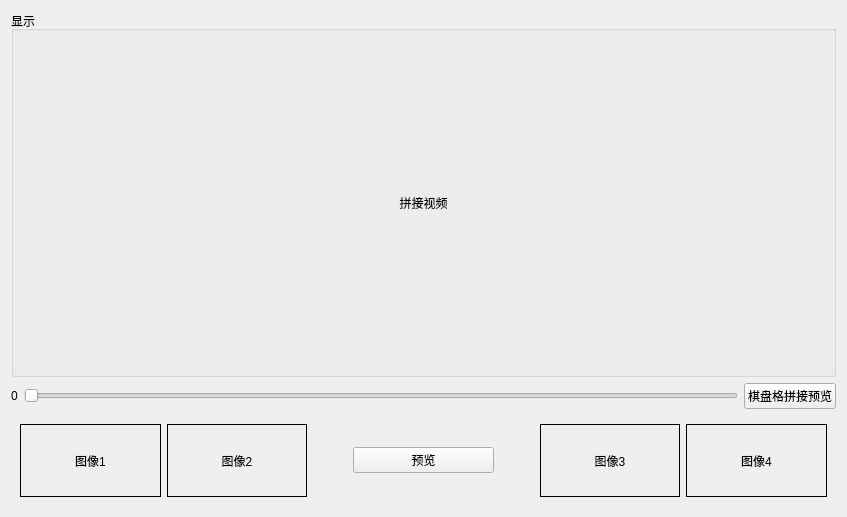
<?xml version="1.0" encoding="UTF-8"?>
<ui version="4.0">
 <class>TabVideoResult</class>
 <widget class="QWidget" name="TabVideoResult">
  <property name="geometry">
   <rect>
    <x>0</x>
    <y>0</y>
    <width>847</width>
    <height>517</height>
   </rect>
  </property>
  <property name="windowTitle">
   <string>拼接标定结果Tab</string>
  </property>
  <layout class="QVBoxLayout" name="verticalLayout_2" stretch="8,0,2">
   <item>
    <widget class="QGroupBox" name="groupBox">
     <property name="title">
      <string>显示</string>
     </property>
     <layout class="QVBoxLayout" name="verticalLayout">
      <item>
       <widget class="ClickableLabel" name="label_video_result">
        <property name="sizePolicy">
         <sizepolicy hsizetype="Preferred" vsizetype="Preferred">
          <horstretch>0</horstretch>
          <verstretch>0</verstretch>
         </sizepolicy>
        </property>
        <property name="minimumSize">
         <size>
          <width>0</width>
          <height>0</height>
         </size>
        </property>
        <property name="text">
         <string>拼接视频</string>
        </property>
        <property name="alignment">
         <set>Qt::AlignCenter</set>
        </property>
       </widget>
      </item>
     </layout>
    </widget>
   </item>
   <item>
    <layout class="QHBoxLayout" name="horizontalLayout">
     <item>
      <widget class="QLabel" name="depth_label">
       <property name="text">
        <string>0</string>
       </property>
      </widget>
     </item>
     <item>
      <widget class="QSlider" name="depth_horizontalSlider">
       <property name="orientation">
        <enum>Qt::Horizontal</enum>
       </property>
      </widget>
     </item>
     <item>
      <widget class="QPushButton" name="changestate_pushButton">
       <property name="text">
        <string>棋盘格拼接预览</string>
       </property>
      </widget>
     </item>
    </layout>
   </item>
   <item>
    <widget class="QWidget" name="widget" native="true">
     <layout class="QHBoxLayout" name="horizontalLayout_2" stretch="2,2,0,2,0,2,2">
      <item>
       <widget class="QLabel" name="label_img_1">
        <property name="minimumSize">
         <size>
          <width>72</width>
          <height>48</height>
         </size>
        </property>
        <property name="frameShape">
         <enum>QFrame::Box</enum>
        </property>
        <property name="text">
         <string>图像1</string>
        </property>
        <property name="alignment">
         <set>Qt::AlignCenter</set>
        </property>
       </widget>
      </item>
      <item>
       <widget class="QLabel" name="label_img_2">
        <property name="minimumSize">
         <size>
          <width>72</width>
          <height>48</height>
         </size>
        </property>
        <property name="frameShape">
         <enum>QFrame::Box</enum>
        </property>
        <property name="text">
         <string>图像2</string>
        </property>
        <property name="alignment">
         <set>Qt::AlignCenter</set>
        </property>
       </widget>
      </item>
      <item>
       <spacer name="horizontalSpacer_3">
        <property name="orientation">
         <enum>Qt::Horizontal</enum>
        </property>
        <property name="sizeHint" stdset="0">
         <size>
          <width>40</width>
          <height>20</height>
         </size>
        </property>
       </spacer>
      </item>
      <item>
       <widget class="QPushButton" name="pushButton_begin">
        <property name="text">
         <string>预览</string>
        </property>
       </widget>
      </item>
      <item>
       <spacer name="horizontalSpacer_5">
        <property name="orientation">
         <enum>Qt::Horizontal</enum>
        </property>
        <property name="sizeHint" stdset="0">
         <size>
          <width>40</width>
          <height>20</height>
         </size>
        </property>
       </spacer>
      </item>
      <item>
       <widget class="QLabel" name="label_img_3">
        <property name="minimumSize">
         <size>
          <width>72</width>
          <height>48</height>
         </size>
        </property>
        <property name="frameShape">
         <enum>QFrame::Box</enum>
        </property>
        <property name="text">
         <string>图像3</string>
        </property>
        <property name="alignment">
         <set>Qt::AlignCenter</set>
        </property>
       </widget>
      </item>
      <item>
       <widget class="QLabel" name="label_img_4">
        <property name="minimumSize">
         <size>
          <width>72</width>
          <height>48</height>
         </size>
        </property>
        <property name="frameShape">
         <enum>QFrame::Box</enum>
        </property>
        <property name="text">
         <string>图像4</string>
        </property>
        <property name="alignment">
         <set>Qt::AlignCenter</set>
        </property>
       </widget>
      </item>
     </layout>
    </widget>
   </item>
  </layout>
 </widget>
 <customwidgets>
  <customwidget>
   <class>ClickableLabel</class>
   <extends>QLabel</extends>
   <header location="global">ClickableLabel</header>
  </customwidget>
 </customwidgets>
 <resources/>
 <connections/>
</ui>
